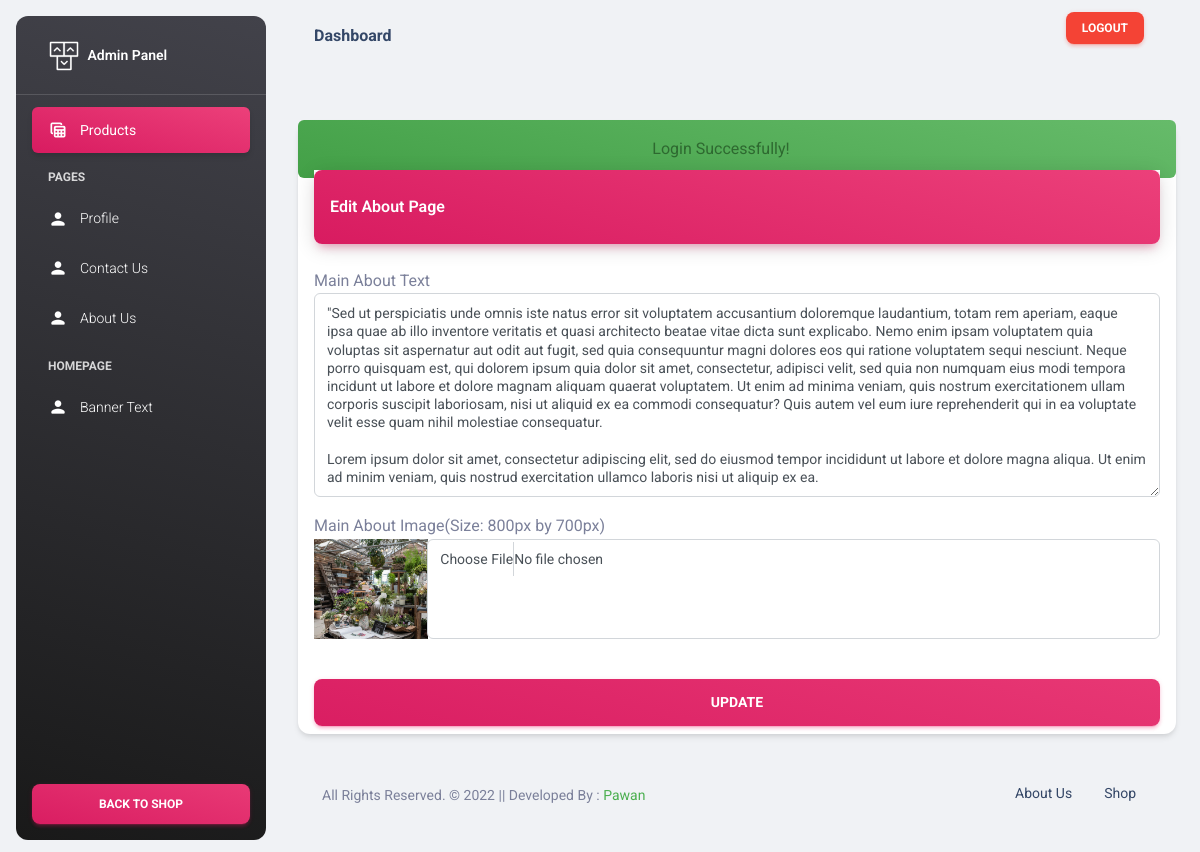
The page /admin-aboutus.php (signed in) on the database its author committed.
### tables this page shows
CREATE TABLE `aboutpage` (
  `id` int(11) NOT NULL,
  `main_img` varchar(255) NOT NULL,
  `main_text` text NOT NULL
);

### admin-aboutus.php (the view, shortened to what this page needs)
<?php
include 'admin/connect.php';
?>
<!DOCTYPE html>
<html lang="en">
<head>
  <?php include 'admin-csslink.php'; ?>
</head>
<body class="g-sidenav-show  bg-gray-200">
  <?php include 'admin-sidenav.php'; ?>
  <main class="main-content position-relative max-height-vh-100 h-100 border-radius-lg ">
    <?php include 'admin-topbar.php'; ?>
    <div class="container-fluid py-4">
      <div class="row">
        <div class="col-12">
          <div class="card my-4">
            <?php include 'alert.php'; ?>
            <div class="card-header p-0 position-relative mt-n4 mx-3 z-index-2">
              <div class="bg-gradient-primary shadow-primary border-radius-lg pt-4 pb-3">
                <h6 class="text-white text-capitalize ps-3">Edit About Page</h6>
              </div>
            </div>
            <div class="card-body px-3 pb-2">
              <form role="form" action="admin/aboutus-update.php" method="post" enctype="multipart/form-data">
                <?php
                $sql = "select * from aboutpage";
                $result = mysqli_query($connection, $sql);
                if (mysqli_num_rows($result) > 0) :
                  while ($record = mysqli_fetch_assoc($result)) : ?>
                    <div>Main About Text</div>
                    <div class="input-group input-group-outline mb-3">
                      <textarea class="form-control" name="main_text" cols="30" rows="10" required><?php echo $record['main_text']; ?></textarea>
                    </div>
                    <div>Main About Image(Size: 800px by 700px)</div>
                    <div class="input-group input-group-outline mb-3">
                      <img src="upload/<?php echo $record['main_img']; ?>" height="100px">
                      <input type="file" class="form-control" name="main_img" required>
                    </div>
                <?php
                  endwhile;
                endif;
                ?>
                <div class="text-center">
                  <button type="submit" name="aboutupdate" class="btn btn-lg bg-gradient-primary btn-lg w-100 mt-4 mb-0">Update</button>
                </div>
              </form>
            </div>
          </div>
        </div>
      </div>
      <?php include 'adminpanel_copyright.php'; ?>
    </div>
  </main>
  <?php include 'admin-footer.php'; ?>

### rows shown on the page
aboutpage: main_text "\"Sed ut perspiciatis unde omnis iste natus error sit voluptatem accusantium doloremque laudantium, totam rem aperiam, eaque ipsa quae ab illo inventore veritatis et quasi architecto beatae vitae dicta sunt explicabo. Nemo enim ipsam voluptatem quia voluptas sit aspernatur aut odit aut fugit, sed quia consequuntur magni dolores eos qui ratione voluptatem sequi nesciunt. Neque porro quisquam est, qui dolorem ipsum quia dolor sit amet, consectetur, adipisci velit, sed quia non numquam eius modi tempora incidunt ut labore et dolore magnam aliquam quaerat voluptatem. Ut enim ad minima veniam, quis nostrum exercitationem ullam corporis suscipit laboriosam, nisi ut aliquid ex ea commodi…", main_img (picture)

### other values the page prints
$_SESSION['msg'] "Login Successfully!"
